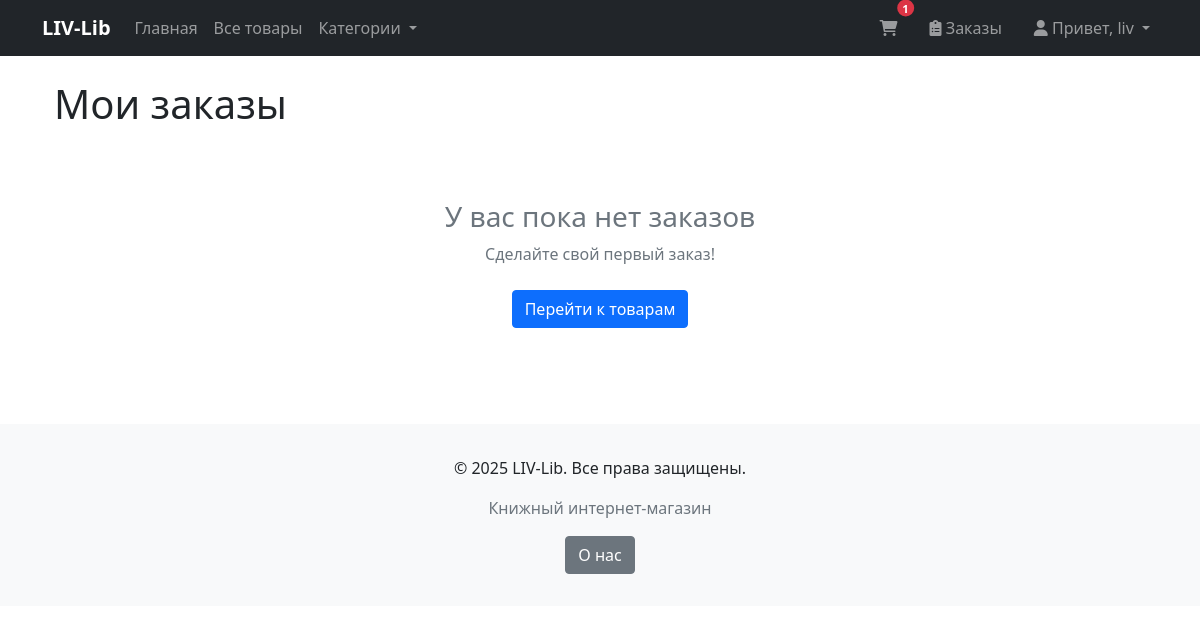
The app's page /orders/ (signed in), older data.
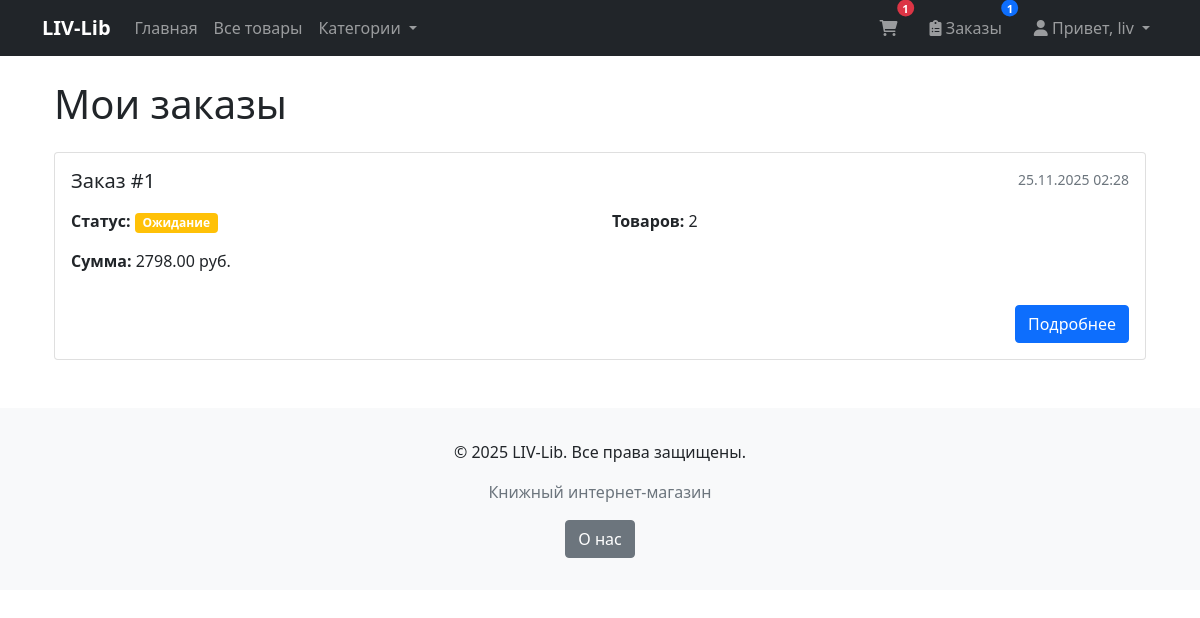
The same page, newer data.
### products/models.py (models this page shows, shortened)
class Cart(models.Model):
    user = models.OneToOneField(
        User,
        on_delete=models.CASCADE,
        related_name='cart',
        verbose_name="Пользователь"
    )
    created_at = models.DateTimeField(
        auto_now_add=True,
        verbose_name="Дата создания"
    )
    updated_at = models.DateTimeField(
        auto_now=True,
        verbose_name="Дата обновления"
    )
    class Meta:
        verbose_name = "Корзина"
        verbose_name_plural = "Корзины"
    def total_quantity(self):
        try:
            return sum(item.quantity for item in self.items.all())
        except:
            return 0

class CartItem(models.Model):
    cart = models.ForeignKey(
        Cart,
        on_delete=models.CASCADE,
        related_name='items',
        verbose_name="Корзина"
    )
    product = models.ForeignKey(
        Product,
        on_delete=models.CASCADE,
        verbose_name="Товар"
    )
    quantity = models.PositiveIntegerField(
        default=1,
        verbose_name="Количество"
    )
    added_at = models.DateTimeField(
        auto_now_add=True,
        verbose_name="Дата добавления"
    )
    class Meta:
        verbose_name = "Элемент корзины"
        verbose_name_plural = "Элементы корзины"
        unique_together = ['cart', 'product']

class Order(models.Model):
    STATUS_CHOICES = (
        ('pending', 'Ожидание'),
        ('processing', 'В обработке'),
        ('completed', 'Завершен'),
        ('cancelled', 'Отменен'),
    )
    user = models.ForeignKey(User, on_delete=models.CASCADE)
    created_at = models.DateTimeField(auto_now_add=True)
    total_price = models.DecimalField(max_digits=10, decimal_places=2)
    status = models.CharField(max_length=20, choices=STATUS_CHOICES, default='pending')
    shipping_address = models.TextField(blank=True, null=True)
    phone_number = models.CharField(max_length=20, blank=True, null=True)
    email = models.EmailField(blank=True, null=True)
    notes = models.TextField(blank=True, null=True)

### products/views.py (the view)
# urls.py: path('orders/', views.order_list, name='order_list'),
@login_required
def order_list(request):
    orders = Order.objects.filter(user=request.user).order_by('-created_at')
    return render(request, 'orders/order_list.html', {'orders': orders})

### products/context_processors.py (called while the page is built)
def order_count(request):
    if request.user.is_authenticated:
        return {
            'order_count': Order.objects.filter(user=request.user).count()
        }
    return {'order_count': 0}

### templates/orders/order_list.html
{% extends 'base.html' %}
{% load static %}
{% block content %}
<div class="container mt-4">
    <h1 class="mb-4">Мои заказы</h1>
    {% if orders %}
        {% for order in orders %}
        <div class="card mb-3">
            <div class="card-body">
                <div class="d-flex justify-content-between align-items-start mb-3">
                    <h5 class="card-title mb-0">Заказ #{{ order.id }}</h5>
                    <small class="text-muted">{{ order.created_at|date:"d.m.Y H:i" }}</small>
                </div>
                <div class="row mb-3">
                    <div class="col-md-6">
                        <p><strong>Статус:</strong>
                            <span class="badge
                                {% if order.status == 'completed' %}bg-success
                                {% elif order.status == 'processing' %}bg-primary
                                {% elif order.status == 'pending' %}bg-warning
                                {% else %}bg-danger{% endif %}">
                                {{ order.get_status_display }}
                            </span>
                        </p>
                        <p><strong>Сумма:</strong> {{ order.total_price }} руб.</p>
                    </div>
                    <div class="col-md-6">
                        <p><strong>Товаров:</strong> {{ order.items.count }}</p>
                    </div>
                </div>
                <div class="text-end">
                    <a href="{% url 'order_detail' order.id %}" class="btn btn-primary">Подробнее</a>
                </div>
            </div>
        </div>
        {% endfor %}
    {% else %}
        <div class="text-center py-5">
            <h3 class="text-muted">У вас пока нет заказов</h3>
            <p class="text-muted mb-4">Сделайте свой первый заказ!</p>
            <a href="{% url 'product_list' %}" class="btn btn-primary">Перейти к товарам</a>
        </div>
    {% endif %}
</div>
{% endblock %}

### templates/base.html (shortened to what this page needs)
<!DOCTYPE html>
<html lang="ru">
<head>
    <link href="https://cdn.jsdelivr.net/npm/bootstrap@5.1.3/dist/css/bootstrap.min.css" rel="stylesheet">
    <link rel="stylesheet" href="https://cdnjs.cloudflare.com/ajax/libs/font-awesome/6.0.0/css/all.min.css">
</head>
<body>
    <nav class="navbar navbar-expand-lg navbar-dark bg-dark">
        <div class="container">
            <a class="navbar-brand" href="{% url 'home' %}">LIV-Lib</a>
            <div class="navbar-nav me-auto">
                <a class="nav-link" href="{% url 'home' %}">Главная</a>
                <a class="nav-link" href="{% url 'product_list' %}">Все товары</a>
                <div class="nav-item dropdown">
                    <a class="nav-link dropdown-toggle" href="#" role="button" data-bs-toggle="dropdown">
                        Категории
                    </a>
                </div>
            </div>
            <div class="navbar-nav">
                <a href="{% url 'cart_view' %}" class="nav-link position-relative me-3">
                    <i class="fas fa-shopping-cart"></i>
                    {% if user.is_authenticated and user.cart.total_quantity %}
                    <span class="position-absolute top-0 start-100 translate-middle badge rounded-pill bg-danger cart-badge">
                        {{ user.cart.total_quantity }}
                    </span>
                    {% endif %}
                </a>
                {% if user.is_authenticated %}
                <a href="{% url 'order_list' %}" class="nav-link position-relative me-3">
                    <i class="fas fa-clipboard-list"></i> Заказы
                    {% if order_count and order_count > 0 %}
                    <span class="position-absolute top-0 start-100 translate-middle badge rounded-pill bg-primary orders-badge">
                        {{ order_count }}
                    </span>
                    {% endif %}
                </a>
                {% endif %}
                {% if user.is_authenticated %}
                <div class="nav-item dropdown">
                    <a href="#" class="nav-link dropdown-toggle" role="button" data-bs-toggle="dropdown">
                        <i class="fas fa-user"></i> Привет, {{ user.first_name|default:user.username }}
                    </a>
                </div>
                {% else %}
                <a href="{% url 'login' %}" class="nav-link">Войти</a>
                <a href="{% url 'register' %}" class="nav-link">Регистрация</a>
                {% endif %}
            </div>
        </div>
    </nav>
    <main class="container my-4">
        {% block content %}
        {% endblock %}
    </main>
    <footer class="footer mt-5">
        <div class="container text-center">
            <p>&copy; 2025 LIV-Lib. Все права защищены.</p>
            <p class="text-muted">Книжный интернет-магазин</p>
            <a href="{% url 'about' %}" class="btn btn-secondary">О нас</a>
        </div>
    </footer>
</body>
</html>
<a href="{% url 'logout' %}" class="dropdown-item text-danger">

### templates/base.html (style rules this page uses)
.navbar-brand { font-weight: bold; }
.footer { background-color: #f8f9fa; padding: 2rem 0; margin-top: 3rem; }
.cart-badge { font-size: 0.7em; padding: 0.25em 0.5em; }
.orders-badge { font-size: 0.7em; padding: 0.25em 0.5em; }

Row changes from the older to the newer data that the page shows:
added Order: id "1", created_at "25.11.2025 02:28", status "Ожидание", total_price "2798.00", items.count "2"
Text that changed along with them:
{{ order_count }}: (not shown) → "1"
text no longer shown: "У вас пока нет заказов Сделайте свой первый заказ! Перейти к товарам"
